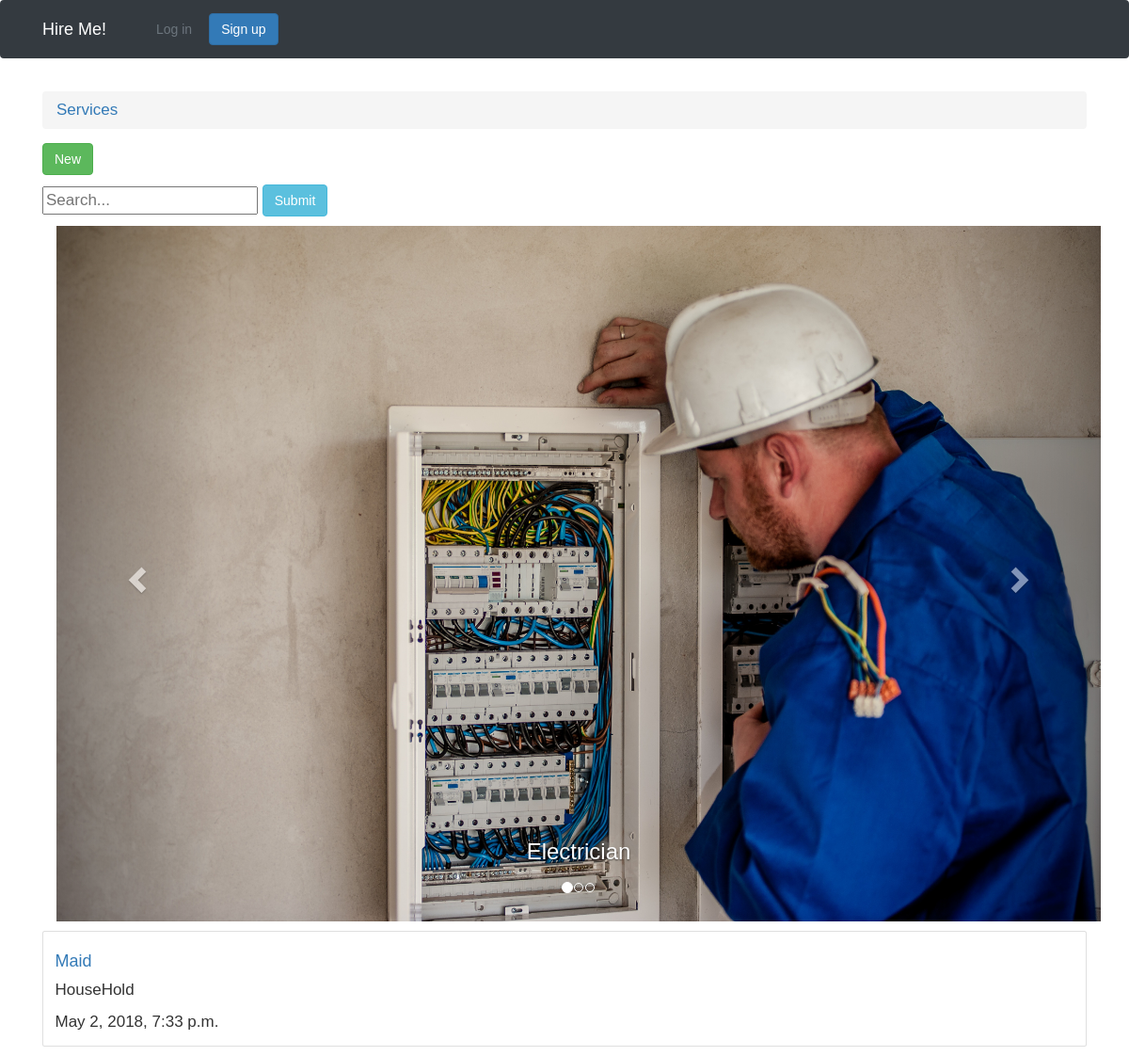
/services/, run on an earlier commit of the app's database.
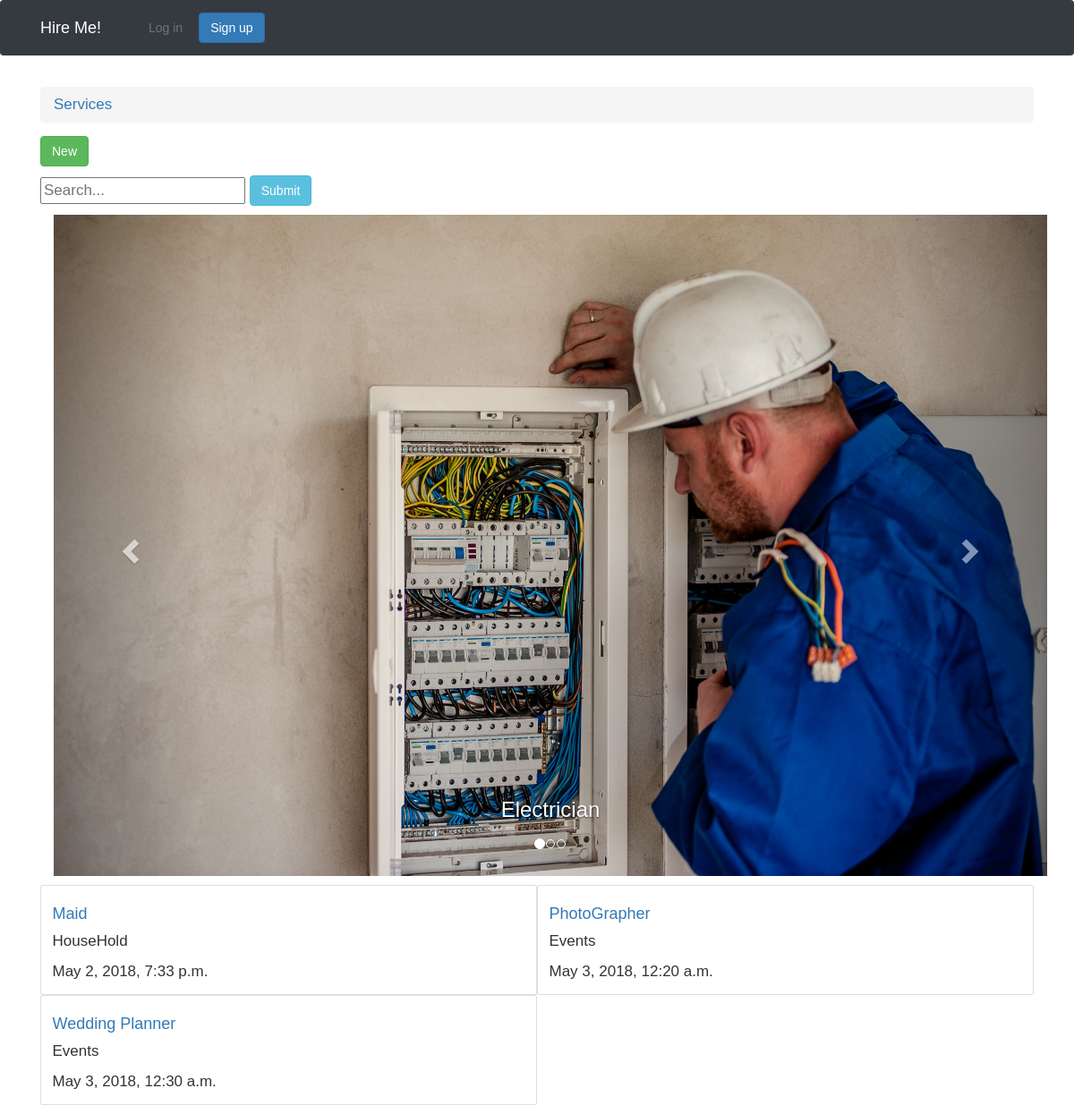
And on a later commit of the database.
### hire/models.py (models this page shows, shortened)
class Services(models.Model):
	name = models.CharField(max_length = 40, unique =True)
	category = models.CharField(max_length = 40)
	last_updated = models.DateTimeField(auto_now_add=True)

### hire/views.py (the view)
# urls.py: url(r'^services/$', hire_views.home, name='home'),
def home(request):
	ser = Services.objects.all()
	query = request.GET.get('search_box')
	if query:
		ser = Services.objects.filter(Q(name__icontains=query)| Q(category__icontains=query) |Q(last_updated__icontains=query))
	return render(request,'service.html',{'services':ser})

### templates/service.html (shortened to what this page needs)
{% extends 'base.html' %}
{% block link %}
  <link rel="stylesheet" href="https://maxcdn.bootstrapcdn.com/bootstrap/3.3.7/css/bootstrap.min.css">
{% endblock %}
     {% block breadcrumb %}
        <li class="breadcrumb-item"><a href="{% url 'home' %}">Services</a></li>
       {% endblock %}
	 {% block content %}
  <a href = "{% url 'new_service' %}">  <button type="submit" class="btn btn-success">New</button></a>
    <form type="GET" action="." style="margin: 0">
    <input  id="search_box" type="text" name="search_box"  placeholder="Search..." >
   <button id="search_submit" type="submit" class="btn btn-info" >Submit</button>
</form>
<div class="container">
  <div id="myCarousel" class="carousel slide" data-ride="carousel">
    <ol class="carousel-indicators">
      <li data-target="#myCarousel" data-slide-to="0" class="active"></li>
      <li data-target="#myCarousel" data-slide-to="1"></li>
      <li data-target="#myCarousel" data-slide-to="2"></li>
    </ol>
    <div class="carousel-inner">
      <div class="item active">
        <img src="/static/img/elect.jpg" alt="Los Angeles" style="width:100%;">
        <div class="carousel-caption">
          <h3>Electrician</h3>
        </div>
      </div>
    </div>
    <a class="left carousel-control" href="#myCarousel" data-slide="prev">
      <span class="glyphicon glyphicon-chevron-left"></span>
    </a>
    <a class="right carousel-control" href="#myCarousel" data-slide="next">
      <span class="glyphicon glyphicon-chevron-right"></span>
    </a>
  </div>
</div>
 <table style="width:100%">
 {% for service in services %}
     {% cycle 'row' '' as row silent %}
        {% if row %}<tr>{% endif %}
            <div class="card-columns">
            <td>
            <div class="card">
            <div class="card-body">
            <h4 class="card-title"><a href="{% url 'serve_list' service.pk %}">  {{ service.name }}</a></h4>
             <p class="card-text">{{service.category}}</p>
            <p class="card-text">{{ service.last_updated}}</p>
            </td>
            </div>
            </div>
{% endfor %}
{% endblock %}

What changed in the data, as far as the page shows it:
added Services: name "PhotoGrapher", category "Events", last_updated "May 3, 2018, 12:20 a.m."
added Services: name "Wedding Planner", category "Events", last_updated "May 3, 2018, 12:30 a.m."
